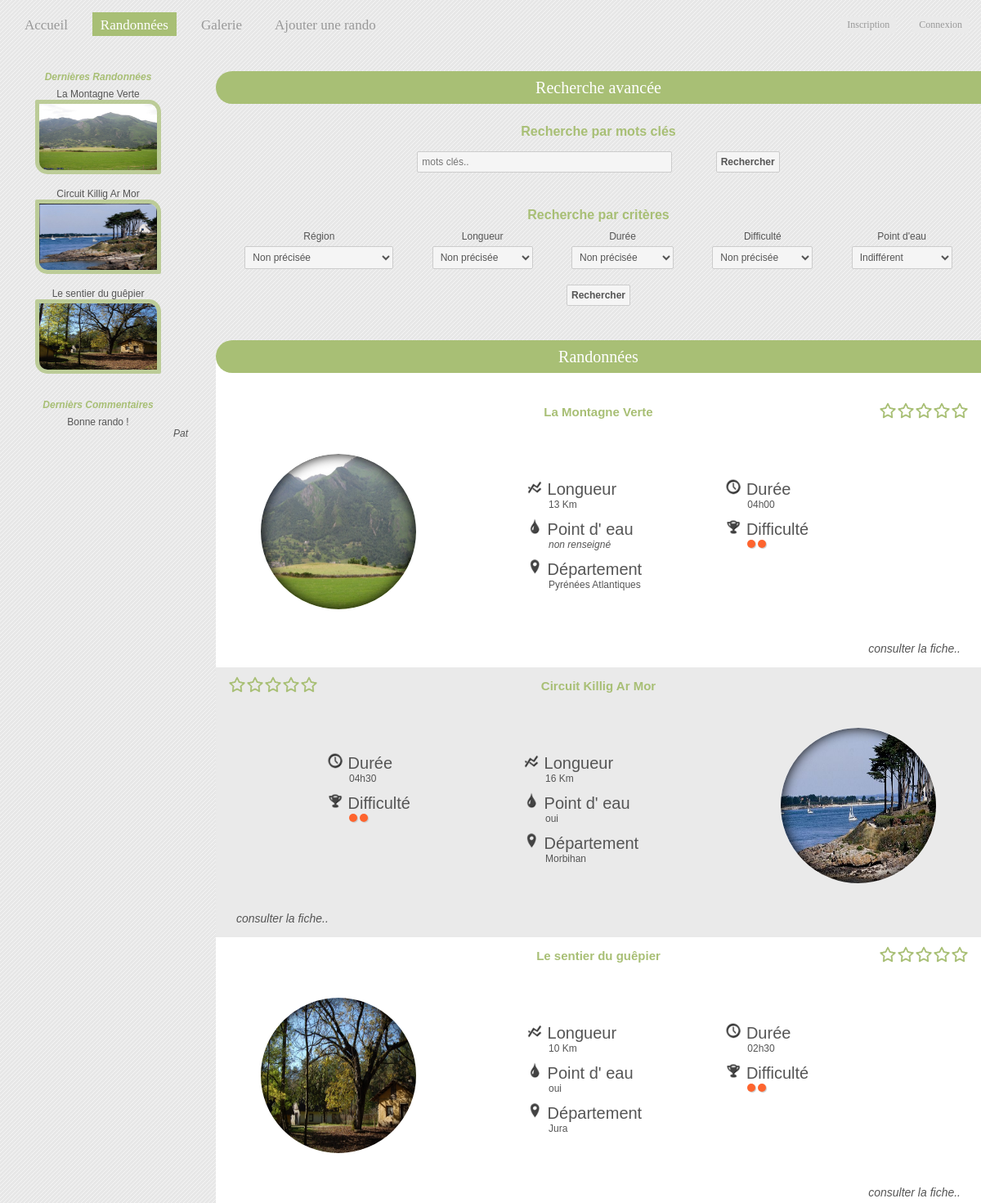
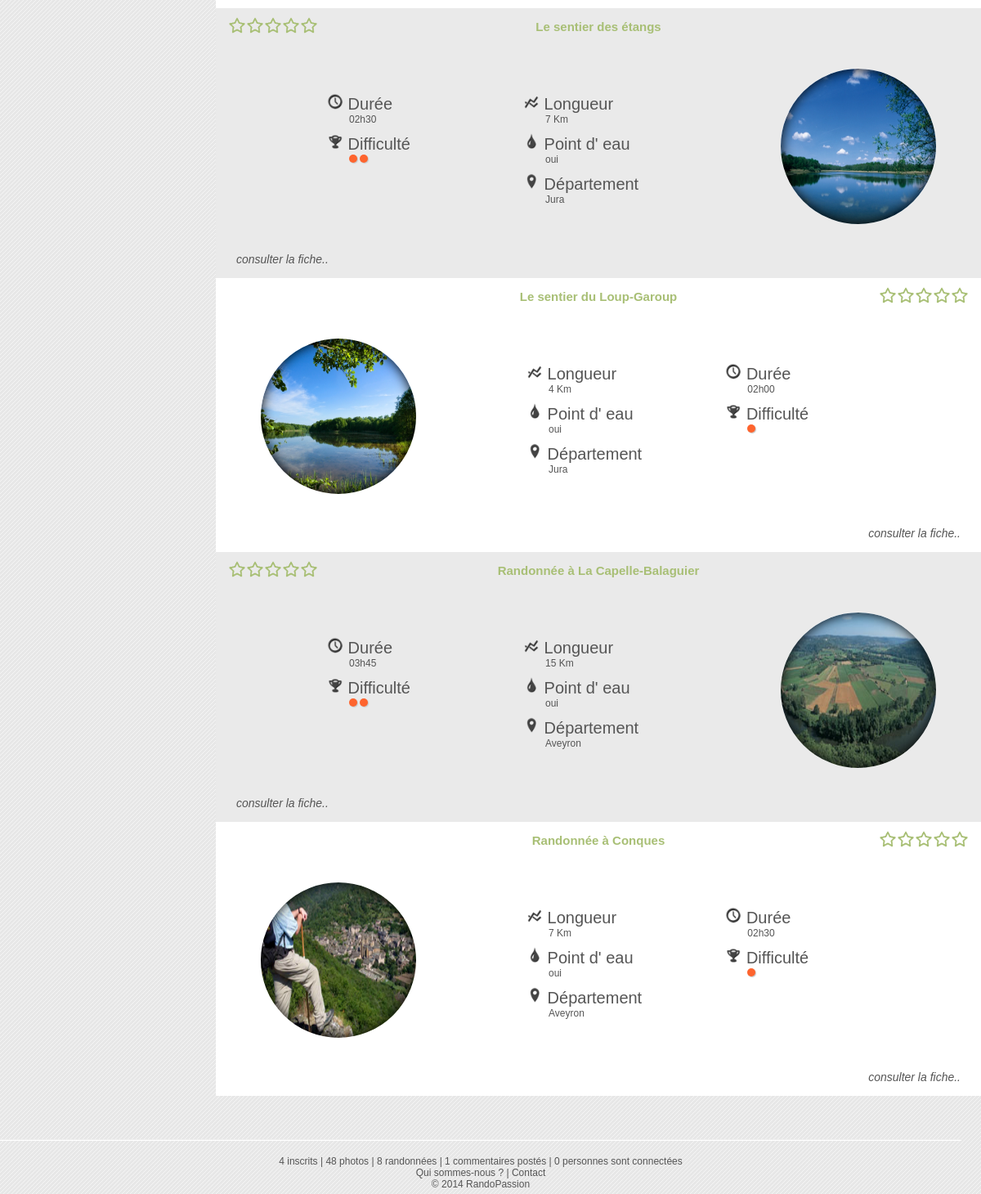
The page /index.php?page=recherche on the database its author committed (2 pictures, top to bottom).
### tables this page shows
CREATE TABLE IF NOT EXISTS `rando` (
	`code` int(10) NOT NULL AUTO_INCREMENT,
	`titre` varchar(150) NOT NULL,
	`longueur` float unsigned NOT NULL,
	`duree` time NOT NULL,
	`difficulte` int(1) NOT NULL,
	`descriptif` text NOT NULL,
	`note` int(1) DEFAULT NULL,
	`point_eau` tinyint(1) DEFAULT NULL,
	`denivele` int(4) DEFAULT NULL,
	`equipement` varchar(150) DEFAULT NULL,
	`date_insertion` datetime NOT NULL,
	`valide` tinyint(1) NOT NULL,
	`parcours` int(10) NOT NULL,
	`departement` varchar(2) NOT NULL,
	`photo_principale` int(10) NOT NULL,
	`auteur` varchar(30) NOT NULL,
	`galerie` int(10) DEFAULT NULL,
	PRIMARY KEY (`code`),
	FOREIGN KEY (`parcours`) REFERENCES `parcours`(`id`),
	FOREIGN KEY (`departement`) REFERENCES `departements`(`num_departement`),
	FOREIGN KEY (`photo_principale`) REFERENCES `photo`(`numero`),
	FOREIGN KEY (`auteur`) REFERENCES `membre`(`pseudo`),
	FOREIGN KEY (`galerie`) REFERENCES `galerie`(`numero`),
	CHECK (difficulte BETWEEN 0 and 5),
	CHECK (note BETWEEN 0 and 5)
);

CREATE TABLE IF NOT EXISTS `photo` (
	`numero` int(10) NOT NULL AUTO_INCREMENT,
	`nom` blob NOT NULL,
	`galerie` int(10) NOT NULL,
	`descriptif` text DEFAULT NULL,
	PRIMARY KEY (`numero`),
	FOREIGN KEY (`galerie`) REFERENCES `galerie`(`numero`)
);

CREATE TABLE IF NOT EXISTS `commentaire` (
	`numero` int(10) NOT NULL AUTO_INCREMENT,
	`date` datetime NOT NULL,
	`auteur` varchar(30) NOT NULL,
	`code_rando` int(10) NOT NULL,
	`commentaire` text NOT NULL,
	`note` int(1) DEFAULT NULL,
	`valide` tinyint(1) DEFAULT NULL,
	PRIMARY KEY (`numero`),
	FOREIGN KEY (`code_rando`) REFERENCES `rando`(`code`),
	FOREIGN KEY (`auteur`) REFERENCES `membre`(`pseudo`),
	CHECK (note BETWEEN 0 and 5)
);

CREATE TABLE IF NOT EXISTS `galerie` (
	`numero` int(10) NOT NULL AUTO_INCREMENT,
	`nom` varchar(100) NOT NULL,
	PRIMARY KEY (`numero`)
);

CREATE TABLE IF NOT EXISTS `departements` (
	`num_departement` varchar(2) NOT NULL,
	`num_region` varchar(2) NOT NULL,
	`nom` char(32) NOT NULL,
	PRIMARY KEY  (`num_departement`),
	FOREIGN KEY (`num_region`) REFERENCES `regions`(`num_region`)
);

### Controller/c_recherche_avancee.php (called while the page is built, shortened)
<?php
include_once('bin/params.php');
include_once('Models/m_gestion_recherche.php');
$rando_recente = selection_rando_recente();
if(empty($_POST['envoie_formulaire']) && empty($_POST['envoie_titre'])){
	$listeRando = $rando_recente;
}
include_once('View/v_recherche_avancee.php');

### Controller/c_activitees_recentes.php (called while the page is built)
<?php
include_once('bin/params.php');
include_once('Models/m_activitees_recentes.php');
$liste_rando = last_rando(3);
$liste_com = last_comment(3);
include_once('View/v_activitees_recentes.php');

### Models/m_activitees_recentes.php (called while the page is built, shortened)
<?php
function last_rando($nombre){
	global $bdd;
	$query = '	SELECT rando.code, rando.titre, photo.nom AS nom_photo , galerie.nom AS nom_galerie
				FROM rando, photo, galerie
				WHERE rando.photo_principale = photo.numero
				AND photo.galerie = galerie.numero
				ORDER BY date_insertion DESC
				LIMIT 0, '.$nombre;
	$exec = $bdd->query($query) or die(print_r($erreur -> errorInfo()));
	$data = $exec->fetchAll();
	return $data;
}
function last_comment($nombre){
	global $bdd;
	$query = '	SELECT commentaire, auteur
				FROM commentaire
				ORDER BY date DESC
				LIMIT 0, '.$nombre;
	$exec = $bdd->query($query) or die(print_r($erreur -> errorInfo()));
	$data = $exec->fetchAll();
	return $data;
}

### Models/m_gestion_recherche.php (called while the page is built, shortened)
<?php
function selection_rando_recente(){
	global $bdd;
	$reqStr = '	SELECT *, departements.nom AS nom_departement, photo.nom AS nom_photo, galerie.nom AS nom_galerie
				FROM rando, photo, galerie, departements
				WHERE rando.photo_principale = photo.numero
				AND photo.galerie = galerie.numero
				AND rando.departement = departements.num_departement
				ORDER BY date_insertion DESC
				LIMIT 0, 10';
	$req = $bdd->query($reqStr);
	$result = $req->fetchAll();
	return $result;
}

### Controller/c_footer.php (called while the page is built, shortened)
<?php
include_once('bin/params.php');
include_once('Models/m_footer.php');
$nb_membre = number_of('membre');
$nb_rando = number_of('rando');
$nb_photo = number_of('photo');
$nb_comment = number_of('commentaire');
$nb_connecte = number_of('connectes');
include_once('View/v_footer.php');

### Models/m_footer.php (called while the page is built, shortened)
<?php
function number_of($table){
	global $bdd;
	$query = 'SELECT count(*) FROM '.$table;
	$exec = $bdd->query($query);
	$data = $exec->fetchColumn();
	return $data;
}

### View/v_recherche_avancee.php (the view, shortened to what this page needs)
<!DOCTYPE html>
<html lang="fr">
	<?php head("Recherche avancée"); ?>
	<body>
        <div id="corps">
			<?php menu(); ?>
            <?php include_once('Controller/c_activitees_recentes.php'); ?>
            <section id="rando">
                <div class="titre"> Recherche avancée </div>
                <form method="post" action="index.php?page=recherche">
                    <div id="recherche_mot_cle">
                        <h1>Recherche par mots clés</h1>
                        <input type="text" name="title" placeholder="mots clés.." autocomplete="off"/>
                        <input type="submit" name="envoie_titre" value="Rechercher"/>
                    </div>
                    <br/><br/>
                    <div id="recherche_criteres">
                    	<h1>Recherche par critères</h1>
                        <div class="critere">
                            <label for="s_region">Région</label><br/>
                            <?php
                                echo'<select id="s_region" name="s_region">';
                                echo'<option value="not_clarify">Non précisée</option>';
                                echo'</select>';
                            ?>
    					</div>
                        <div class="critere">
                            <label for="distance">Longueur</label><br/>
                            <select id="distance" name="distance">
                                <option value="non_precise" selected="selected">Non précisée</option>
                            </select>
                        </div>
                        <div class="critere">
                            <label for="time">Durée</label><br/>
                            <select id="time" name="time">
                                <option value="time_non_precise" selected="selected">Non précisée</option>
                            </select>
                        </div>
                        <div class="critere">
                            <label for="difficulty">Difficulté</label><br/>
                            <select id="difficulty" name="difficulty">
                                <option value="difficulte_non_precise" selected="selected">Non précisée</option>
                            </select>
                        </div>
                        <div class="critere">
                            <label for="water">Point d'eau</label><br/>
                            <select id="water" name="water">
                                <option value="0" selected="selected">Indifférent</option>
                            </select>
                        </div>
                        <br/><br/>
                        <input type="submit" value="Rechercher" name="envoie_formulaire"/>
                    </div>
                </form>
                <br/><br/><br/>
                <div id="affichage_recherche">
                    <div class="titre">Randonnées</div>
                    <?php
						if(!empty($listeRando)){
							$i=0;
							foreach($listeRando as $rando){
								$code = $rando['code'];
								$title = $rando['titre'];
								$department = $rando['nom_departement'];
								$lenght = $rando['longueur'].' Km';
								$photo = 'Resources/Galerie/'.$rando['nom_galerie'].'/'.$rando['nom_photo'];
								$difficulty = '';
								for($j = 1; $j <= $rando['difficulte']; $j++){ $difficulty .= '<div id="cercle"></div>'; }
								$time = new DateTime(trim($rando['duree']));
								$duration = $time->format('h').'h'.$time->format('i');
                                $etoile = '';
                                if(empty($rando['note'])){
                                    for($j = 1; $j <= 5; $j++){ $etoile .= '<img id="stars_vide" src="Resources/Images/stars_vide.png"/>';}
                                }
								if(empty($rando['point_eau'])){ $water = '<em>non renseigné</em>'; }
								else{ $water = 'oui'; }
								if($i % 2 === 0) $css = '_pair';
								else $css = '_impair';
								$i++;
								echo '	<div id="rando'.$css.'">
											<br/>
											<center><h2>'.$title.'</h2></center>
											<div id="note">'.$etoile.'</div>
											<div id="rond">
												<a id="lien" href="index.php?page=fiche_rando&code='.$code.'"></a>
												<img src="'.$photo.'"/>
											</div>
											<div id="texte">
												<div class="caracteristiques">
													<span class="intitule_caract">
														<img src="Resources/Images/longueur.png"/>
														Longueur
													</span><br/>
													<span class="valeur_caract">'.$lenght.'</span>
												</div>
												<div class="caracteristiques">
													<span class="intitule_caract">
														<img src="Resources/Images/duree.png"/>
														Durée</span><br/>
													<span class="valeur_caract">'.$duration.'</span>
												</div>
												<div class="caracteristiques">
													<span class="intitule_caract">
														<img src="Resources/Images/eau.png"/>
														Point d\' eau
													</span><br/>
													<span class="valeur_caract">'.$water.'</span>
												</div>
												<div class="caracteristiques">
													<span class="intitule_caract">
														<img src="Resources/Images/difficulte.png"/>
														Difficulté
													</span><br/>
													<span class="valeur_caract">'.$difficulty.'</span>
												</div>
												<div class="caracteristiques">
													<span class="intitule_caract">
														<img src="Resources/Images/departement.png"/>
														Département
													</span><br/>
													<span class="valeur_caract">'.$department.'</span>
												</div>
											</div>
											<div id="fiche">
												<a id="lien_consulter_fiche" href="index.php?page=fiche_rando&code='.$code.'">consulter la fiche..</a>
											</div>
										</div>';
							}
						}
						else{
							echo '<center><em>Aucune randonnée trouvée</em></center>';
						}
                    ?>
                </div>
            </section>
        	<?php include_once('Controller/c_footer.php'); ?>
        </div>
	</body>
</html>

### index.php (shortened to what this page needs)
<?php
include_once("View/header.php");
include_once("View/menu.php");
if(!isset($_GET['page']) or $_GET['page'] == 'accueil'){
	include_once('View/accueil.php');
}
else{
	switch($_GET['page']){
		case 'recherche':
			include_once('Controller/c_recherche_avancee.php');
			break;
	}
}

### View/header.php (shortened to what this page needs)
<?php
function head($titlePage, $listInc = array()){
	echo '<head>';
	echo '<link rel="stylesheet" type="text/css" href="CSS/'.CSS_BASE.'"/>';
	echo '</head>';
}

### View/menu.php (shortened to what this page needs)
<?php
function menu(){
	echo '	<nav>
				<ul id="menu">
					<li><a id="accueil" href="index.php">Accueil</a></li>
					<li><a id="recherche" href="index.php?page=recherche">Randonnées</a></li>
					<li><a id="galerie" href="index.php?page=galerie">Galerie</a></li>
					<li><a id="ajout_rando" href="index.php?page=ajout_rando">Ajouter une rando</a></li>';
	echo '		</ul>
				<ul id="account">';
	if(isset($_SESSION['statut'])){
		echo '		<li><a class="profil" href="index.php?page=profil">Profil</a></li>
					<li><a class="connexion" href="index.php?page=deconnexion">Déconnexion</a></li>';
	}
	else{
		echo '		<li><a class="profil" href="index.php?page=inscription">Inscription</a></li>
					<li><a class="connexion" href="index.php?page=connexion">Connexion</a></li>';
	}
	echo '		</ul>
			</nav>
	';
}

### View/v_activitees_recentes.php
<aside>
    <h3>Dernières Randonnées</h3>
		<?php
        foreach($liste_rando as $rando){
			echo '	<a href="index.php?page=fiche_rando&code='.$rando['code'].'">
						'.$rando['titre'].'</br>
						<img src="Resources/Galerie/'.$rando['nom_galerie'].'/'.$rando['nom_photo'].'" width="144px" height="81px;"/>
					</a><br/><br/>
			';
        }
        ?>
    <br/>
	<h3>Dernièrs Commentaires</h3>
		<?php
        foreach($liste_com as $com){
			echo $com['commentaire'].'</br>';
			echo '<em>'.$com['auteur'].'</em><br/><br/>';
        }
        ?>
</aside>

### View/v_footer.php
<footer>
	<hr/>
	<p>
    	<?php echo $nb_membre; ?> inscrits |
		<?php echo $nb_photo; ?> photos |
		<?php echo $nb_rando; ?> randonnées |
		<?php echo $nb_comment; ?> commentaires postés |
		<?php echo $nb_connecte; ?> personnes sont connectées
    </p>
    <p>
        <a href="#">Qui sommes-nous ?</a> | <a href="index.php?page=contact">Contact</a>
    </p>
    <p>
        &copy; 2014 RandoPassion
    </p>
</footer>

### rows shown on the page
rando: titre "La Montagne Verte", photo_principale.nom (picture), note 0 (drawn), galerie.nom (picture), longueur "13 Km", duree "04h00", point_eau "non renseigné", difficulte 2 (drawn), departement.nom "Pyrénées Atlantiques"
rando: titre "Circuit Killig Ar Mor", photo_principale.nom (picture), note 0 (drawn), galerie.nom (picture), longueur "16 Km", duree "04h30", point_eau "oui", difficulte 2 (drawn), departement.nom "Morbihan"
rando: titre "Le sentier du guêpier", photo_principale.nom (picture), note 0 (drawn), galerie.nom (picture), longueur "10 Km", duree "02h30", point_eau "oui", difficulte 2 (drawn), departement.nom "Jura"
commentaire: commentaire "Bonne rando !", auteur "Pat"
rando: titre "Le sentier des étangs", note 0 (drawn), galerie.nom (picture), longueur "7 Km", duree "02h30", point_eau "oui", difficulte 2 (drawn), departement.nom "Jura"
rando: titre "Le sentier du Loup-Garoup", note 0 (drawn), galerie.nom (picture), longueur "4 Km", duree "02h00", point_eau "oui", difficulte 1 (drawn), departement.nom "Jura"
rando: titre "Randonnée à La Capelle-Balaguier", note 0 (drawn), galerie.nom (picture), longueur "15 Km", duree "03h45", point_eau "oui", difficulte 2 (drawn), departement.nom "Aveyron"
rando: titre "Randonnée à Conques", note 0 (drawn), galerie.nom (picture), longueur "7 Km", duree "02h30", point_eau "oui", difficulte 1 (drawn), departement.nom "Aveyron"

### other values the page prints
$nb_membre "4"
$nb_photo "48"
$nb_rando "8"
$nb_comment "1"
$nb_connecte "0"
